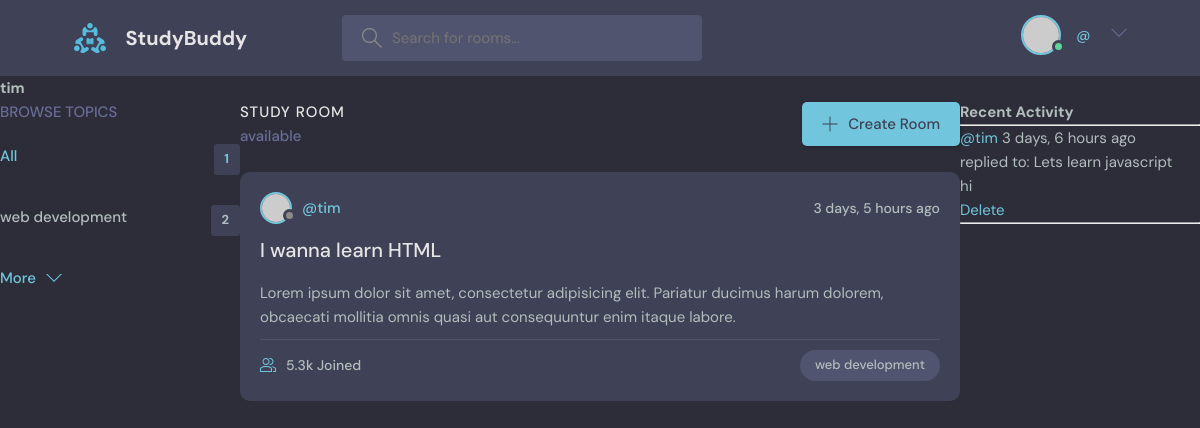
The page /profile/2 on the database its author committed.
### base/models.py (models this page shows, shortened)
class Topic(models.Model):
    name = models.CharField(max_length=200)

class Room(models.Model):
    host = models.ForeignKey(User, on_delete=models.SET_NULL, null=True)
    topic = models.ForeignKey(Topic, on_delete=models.SET_NULL, null=True)
    name = models.CharField(max_length=200)
    description = models.TextField(blank=True)
    participants = models.ManyToManyField(User, related_name='participants', blank=True)
    created = models.DateTimeField(auto_now_add=True)
    updated = models.DateTimeField(auto_now=True)
    class Meta:
        ordering = ['-updated', '-created']

class Message(models.Model):
    user = models.ForeignKey(User, on_delete=models.CASCADE)
    room = models.ForeignKey(Room, on_delete=models.CASCADE)
    body = models.TextField()
    created = models.DateTimeField(auto_now_add=True)
    updated = models.DateTimeField(auto_now=True)

### base/views.py (the view)
# urls.py: path('profile/<str:pk>', views.user_profile, name='user-profile'),
def user_profile(request, pk):
    user = User.objects.get(id=pk)
    rooms = user.room_set.all()
    room_messages = user.message_set.all()
    topics = Topic.objects.filter(room__participants=user).distinct()
    context = {
        'user': user,
        'rooms': rooms,
        'room_messages': room_messages,
        'topics': topics,
    }
    return render(request, 'base/profile.html', context)

### base/templates/base/profile.html (shortened to what this page needs)
{% extends "main.html" %}
{% block content %}
<h1>{{user.username}}</h1>
<div class='profile-container'>
    <div>
        {% include 'base/topics_component.html' %}
    </div>
    <div>
        {% include 'base/feed_component.html' %}
    </div>
    <div>
        {% include 'base/activity_component.html' %}
    </div>
</div>
{% endblock content %}

### base/templates/base/topics_component.html
        <div class="topics">
          <div class="topics__header">
            <h2>Browse Topics</h2>
          </div>
          <ul class="topics__list">
            <li>
              <a href="{% url 'home' %}" class="active">All <span>{{topics.count}}</span></a>
            </li>
            {% for topic in topics %}
            <li>
              <a href="{% url 'home' %}?q={{topic.name}}">{{topic.name}}<span>{{topic.room_set.all.count}}</span></a>
            </li>
            {% endfor %}
          </ul>
          <a class="btn btn--link" href="topics.html">
            More
            <svg version="1.1" xmlns="http://www.w3.org/2000/svg" width="32" height="32" viewBox="0 0 32 32">
              <title>chevron-down</title>
              <path d="M16 21l-13-13h-3l16 16 16-16h-3l-13 13z"></path>
            </svg>
          </a>
        </div>

### base/templates/base/feed_component.html (shortened to what this page needs)
        <div class="roomList">
          <div class="roomList__header">
            <div>
              <h2>Study Room</h2>
              <p> {{room_count}} available</p>
            </div>
            <a class="btn btn--main" href="{% url 'create-room' %}">
              <svg version="1.1" xmlns="http://www.w3.org/2000/svg" width="32" height="32" viewBox="0 0 32 32">
                <title>add</title>
                <path
                  d="M16.943 0.943h-1.885v14.115h-14.115v1.885h14.115v14.115h1.885v-14.115h14.115v-1.885h-14.115v-14.115z"
                ></path>
              </svg>
              Create Room
            </a>
          </div>
          {% for room in rooms %}
          <div class="roomListRoom">
            <div class="roomListRoom__header">
              <a href="{% url 'user-profile' room.host.id %}" class="roomListRoom__author">
                <div class="avatar avatar--small">
                  <img src="https://randomuser.me/api/portraits/women/11.jpg" />
                </div>
                <span>@{{room.host.username}}</span>
              </a>
              <div class="roomListRoom__actions">
                <span>{{room.created|timesince}} ago</span>
              </div>
            </div>
            <div class="roomListRoom__content">
              <a href="/room/{{room.id}}">{{room.name}}</a>
              <p>
                Lorem ipsum dolor sit amet, consectetur adipisicing elit. Pariatur ducimus harum dolorem, obcaecati
                mollitia omnis quasi aut consequuntur enim itaque labore.
              </p>
            </div>
            <div class="roomListRoom__meta">
              <a href="room.html" class="roomListRoom__joined">
                5.3k Joined
              </a>
              <p class="roomListRoom__topic">{{room.topic.name}}</p>
            </div>
          </div>
{% endfor %}
 </div>

### base/templates/base/activity_component.html
<h3>Recent Activity</h3>
<hr>
{% for message in room_messages %}
<div>
    <small><a href="{% url 'user-profile' message.user.id %}">@{{message.user.username}}</a> {{message.created|timesince}} ago</small> <br>
    <small>replied to: {{message.room.name}}</small>
    <p>{{message.body}}</p>
    {% if message.user == user %}
    <a href="{% url 'delete-message' message.id %}">Delete</a>
    {% endif %}
    <hr>
</div>
{% endfor %}

### static/styles/style.css (style rules this page uses)
:root { --color-main: #71c6dd; --color-main-light: #e1f6fb; --color-dark: #3f4156; --color-dark-medium: #51546e; --color-dark-light: #696d97; --color-light: #e5e5e5; --color-gray: #8b8b8b; --color-light-gray: #b2bdbd; --color-bg: #2d2d39; --color-success: #5dd693; --color-error: #fc4b0b; }
* { font-family: "DM Sans", -apple-system, BlinkMacSystemFont, "Segoe UI", Roboto, Oxygen, Ubuntu, Cantarell, "Open Sans", "Helvetica Neue", sans-serif; margin: 0; padding: 0; box-sizing: border-box; text-rendering: optimizeLegibility; font-size: inherit; }
html { font-size: 56.25%; }
@media only screen and (min-width: 1200px) { html { font-size: 62.5%; } }
body { line-height: 1.6; font-weight: 400; font-size: 1.5rem; color: var(--color-light-gray); background-color: var(--color-bg); min-height: 100vh; }
img { width: 100%; }
a { display: inline-block; color: var(--color-main); text-decoration: none; }
.btn { background-color: transparent; border: none; display: inline-flex; align-items: center; gap: 1rem; cursor: pointer; transition: all ease-in-out 0.3s; padding: 1rem 2rem; border-radius: 5px; box-shadow: 1px 1px 3px 1px rgba(0, 0, 0, 0.15); font-weight: 500; }
.btn--link { border-radius: 0; padding: 0; color: var(--color-main); box-shadow: none; }
.btn--main { background-color: var(--color-main); color: var(--color-dark); }
.btn > svg { fill: currentColor; width: 1.6rem; height: 1.6rem; }
.avatar { position: relative; display: inline-block; border-radius: 50%; border: 2px solid var(--color-main); }
.avatar img { display: block; border-radius: 50%; object-fit: cover; object-position: center; }
.avatar::after { content: ""; display: block; position: absolute; background-color: var(--color-gray); z-index: 111; border-radius: 50%; border: 0.3rem solid var(--color-dark); }
.avatar.avatar--small img { width: 2.8rem; height: 2.8rem; }
.avatar.avatar--small:after { width: 0.7rem; height: 0.7rem; bottom: 0px; right: -6px; }
.topics__header { margin-bottom: 2rem; }
.topics__header h2 { text-transform: uppercase; font-weight: 500; color: var(--color-dark-light); }
.topics__list { list-style: none; }
.topics__list li a { display: flex; justify-content: space-between; margin-bottom: 3rem; font-weight: 500; color: var(--color-light-gray); transition: all 0.3s ease-in-out; }
.topics__list li a.active, .topics__list li a:hover { color: var(--color-main); }
.topics__list li a span { padding: 0.5rem 1rem; background-color: var(--color-dark); border-radius: 3px; font-size: 1.3rem; font-weight: 700; letter-spacing: 1px; }
.roomList__header { display: flex; justify-content: space-between; align-items: center; margin-bottom: 2.4rem; }
.roomList__header h2 { text-transform: uppercase; font-weight: 500; color: var(--color-light); letter-spacing: 1px; }
.roomList__header p { font-weight: 500; color: var(--color-dark-light); }
.roomListRoom { margin-bottom: 2.4rem; background-color: var(--color-dark); border-radius: 1rem; padding: 2rem; }
.roomListRoom__header { display: flex; justify-content: space-between; align-items: center; }
.roomListRoom__author { font-weight: 500; display: flex; align-items: center; gap: 1rem; }
.roomListRoom__actions { display: flex; align-items: flex-start; gap: 1rem; position: relative; }
.roomListRoom__actions span { font-size: 1.4rem; font-weight: 500; }
.roomListRoom__content { margin: 1rem 0; }
.roomListRoom__content a { font-size: 2rem; font-weight: 500; margin-bottom: 1.5rem; color: var(--color-light); transition: all 0.3s ease-in-out; }
.roomListRoom__meta { border-top: 1px solid var(--color-dark-medium); padding-top: 1rem; display: flex; align-items: center; justify-content: space-between; }
.roomListRoom__joined { color: var(--color-light-gray); display: flex; align-items: center; gap: 1rem; font-size: 1.4rem; font-weight: 500; }
.roomListRoom__joined svg { fill: var(--color-main); width: 1.6rem; height: 1.6rem; }
.roomListRoom__topic { padding: 5px 1.5rem; background-color: var(--color-dark-medium); border-radius: 5rem; font-weight: 500; font-size: 1.3rem; }

### base/templates/base/profile.html (style rules this page uses)
.profile-container { display: grid; grid-template-columns: 1fr 3fr 1fr; }

### rows shown on the page
Topic: name "web development", room_set.all.count "2"
Room: host.username "tim", created "3 days, 5 hours", name "I wanna learn HTML", topic.name "web development"
Message: user.username "tim", created "3 days, 6 hours", room.name "Lets learn javascript", body "hi", shows "Delete"

### other values the page prints
{{ user.username }} "tim"
{{ topics.count }} "1"
